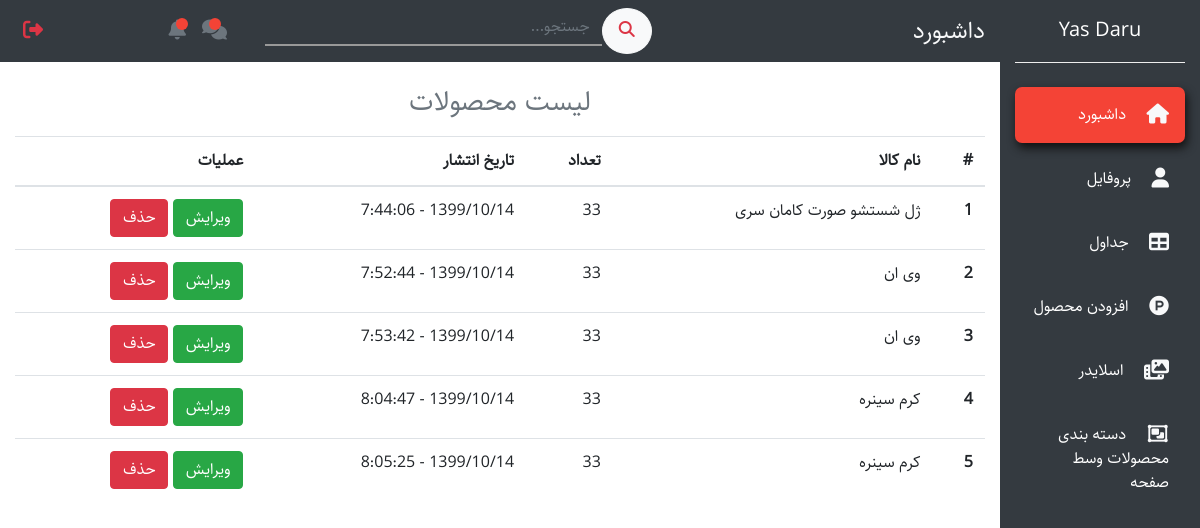
/dashboard/tables/ (signed in), run on an earlier commit of the app's database.
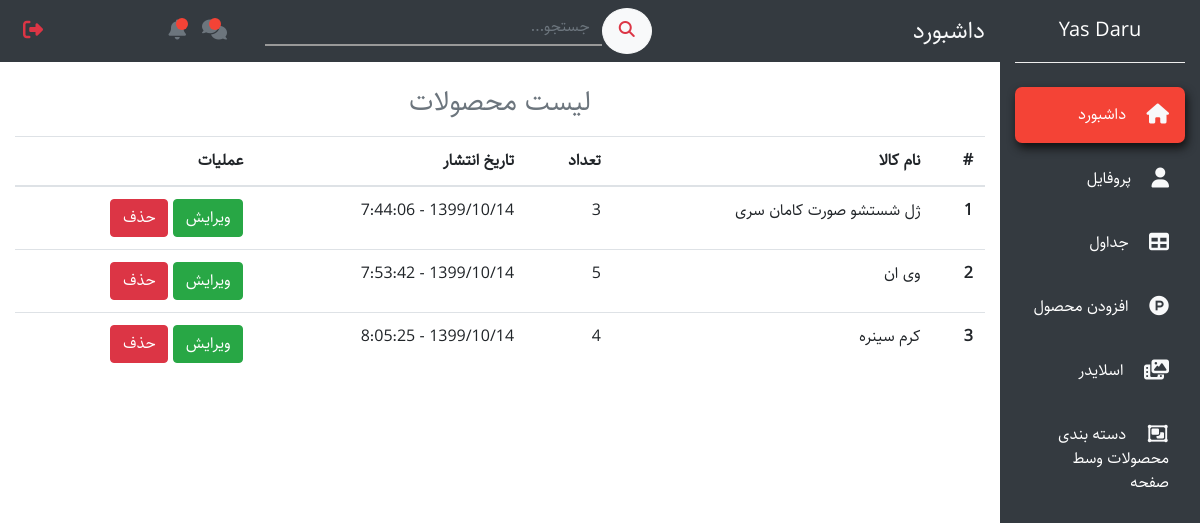
And on a later commit of the database.
### products/models.py (models this page shows, shortened)
class Product(models.Model):
    english_title       = models.CharField(max_length=200)
    persian_title       = models.CharField(max_length=200)
    brand_name          = models.CharField(max_length=200)
    price               = models.DecimalField(decimal_places=0, max_digits=30, default=100000)
    quantity            = models.PositiveIntegerField(default='1')
    slug                = models.SlugField(max_length=250, blank=True, null=True)
    active              = models.BooleanField(default=True)
    featured            = models.BooleanField(default=False)
    image               = models.ImageField(upload_to='products_pics', null=True, blank=True)
    date                = models.CharField(max_length=200, default=shamsi_date)
    category            = models.ForeignKey(Category, models.SET_NULL, null=True, blank=True)
    sub_category        = models.ForeignKey(SubCategory, models.SET_NULL, null=True, blank=True)
    description         = models.ForeignKey(StandardDescription, models.SET_NULL, null=True, blank=True)
    image_medium = ImageSpecField(source='image',
                                  processors=[Thumbnail(120, 120)],
                                  format='JPEG',
                                  options={'quality': 60})
    image_small = ImageSpecField(source='image',
                                 processors=[Thumbnail(50, 50)],
                                 format='JPEG',
                                 options={'quality': 60})

### dashboard/views.py (the view)
# urls.py: path('tables/', tables, name='tables'),
@staff_member_required
def tables(request):
    products = Product.objects.all()
    return render(request, 'dashboard/tables.html', {'products': products})

### accounts/models.py (called while the page is built)
    @property
    def is_staff(self):
        return self.is_admin

### carts/models.py (called while the page is built, shortened)
    def new_or_get(self, request):
        if request.user.is_authenticated:
            user = request.user
            order_obj, created = Order.objects.get_or_create(user=user, status='pending')
            session_order_id = request.session.get('order_id', None)
        else:
            order_obj, created = Order.objects.get_or_create(user=None, status='pending')
            request.session['order_id'] = order_obj.id
        return order_obj, created

### main/context_processors.py (called while the page is built)
def general_context(request):
    cart_obj, new_obj = Order.objects.new_or_get(request)
    return {
                'cart': cart_obj,
            }

### dashboard/templates/dashboard/tables.html
{% extends 'dashboard/base.html' %}
{% block content %}
  <section id="tables1">
    <div class="container-fluid">
      <div class="row mb-5">
        <div class="col-xl-10 col-lg-9 col-md-8 mr-auto">
          <div class="row">
            <div class="col-12">
              <h3 class="text-muted text-center mb-3">لیست محصولات</h3>
            </div>
            <div class="col-12">
              <table class="table">
                <thead>
                  <tr>
                    <th scope="col">#</th>
                    <th scope="col">نام کالا</th>
                    <th scope="col">تعداد</th>
                    <th scope="col">تاریخ انتشار</th>
                    <th scope="col">عملیات</th>
                  </tr>
                </thead>
                <tbody>
                  {% for product in products %}
                  <tr>
                      <th scope="row">{{ forloop.counter }}</th>
                      <td>{{ product.persian_title }}</td>
                      <td>{{ product.quantity }}</td>
                      <td>{{ product.date }}</td>
                      <td>
                        <a class="btn btn-success" href="{% url 'dashboard:edit-product' product.pk %}">ویرایش</a>
                        <a class="btn btn-danger" href="{% url 'dashboard:delete-product' product.pk %}">حذف</a>
                      </td>
                  </tr>
                  {% endfor %}
                </tbody>
              </table>
            </div>
          </div>
        </div>
      </div>
    </div>
  </section>
{% endblock %}

### dashboard/templates/dashboard/base.html (shortened to what this page needs)
{% load static %}
{% if user.is_staff %}
<!DOCTYPE html>
<html lang="en">
<head>
  <link rel="stylesheet" href="https://stackpath.bootstrapcdn.com/bootstrap/4.5.0/css/bootstrap.min.css">
  <link rel="stylesheet" href="{% static 'dashboard/css/styleAdmin.css' %}">
  <link rel="stylesheet" href="{% static 'dashboard/js/jquery-ui.css' %}">
</head>
<body>
    <nav class="navbar navbar-expand-md navbar-light">
      <div class="collapse navbar-collapse" id="myNavbar">
        <div class="container-fluid">
          <div class="row">
            <div class="col-xl-2 col-lg-3 col-md-4 bg-dark text-white sidebar fixed-top">
              <a href="{% url 'main:home' %}" class="navbar-brand d-block text-white mx-auto text-center py-3 mb-4 bottom-border">Yas Daru</a>
              <ul class="navbar-nav flex-column mt-4" id="ul1">
                <li class="nav-item" id="dashboard">
                  <a href="admin.html" class="nav-link text-white p-3 mb-2 current">
                    <i class="fas fa-home text-light fa-lg ml-3"></i>
                    داشبورد
                  </a>
                </li>
                <li class="nav-item" id="profile1">
                  <a href="#" class="nav-link text-white p-3 mb-2 sidebar-link">
                    <i class="fas fa-user text-light fa-lg ml-3"></i>
                    پروفایل
                  </a>
                </li>
                <li class="nav-item" id="table2">
                  <a href="{% url 'dashboard:tables' %}" class="nav-link text-white p-3 mb-2 sidebar-link">
                    <i class="fas fa-table text-light fa-lg ml-3"></i>
                    جداول
                  </a>
                </li>
                <li class="nav-item" id="attachProduct">
                  <a href="{% url 'dashboard:add-product' %}" class="nav-link text-white p-3 mb-2 sidebar-link">
                    <i class="fab fa-product-hunt text-light fa-lg ml-3"></i>
                    افزودن محصول
                  </a>
                </li>
                <li class="nav-item" id="accordion">
                  <a href="#setSlider1" class="nav-link text-white p-3 mb-2 sidebar-link" data-toggle="collapse">
                    <i class="fas fa-photo-video text-light fa-lg ml-3"></i>
                   اسلایدر
                  </a>
                </li>
                <li class="nav-item" id="showCategory">
                  <a href="sortProDash.html" class="nav-link text-white p-3 mb-2 sidebar-link">
                    <i class="far fa-object-group text-light fa-lg ml-3"></i>
                    دسته بندی محصولات وسط صفحه
                  </a>
                </li>
              </ul>
            </div>
            <div class="col-xl-10 col-lg-9 col-md-8 mr-auto bg-dark fixed-top top-navbar py-2">
              <div class="row align-items-center">
                <div class="col-md-4">
                  <h4 class="text-light mb-0">داشبورد</h4>
                </div>
                <div class="col-md-5">
                  <form action="">
                    <div class="input-group">
                      <button type="button" class="btn btn-light search-button"><i class="fas fa-search text-danger"></i></button>
                      <input type="text" class="form-control search-input" placeholder="جستجو...">
                    </div>
                  </form>
                </div>
                <div class="col-md-3">
                  <ul class="navbar-nav">
                    <li class="nav-item icon-parent">
                      <a href="#" class="nav-link icon-bullet"><i class="fas fa-comments text-muted fa-lg"></i></a>
                    </li>
                    <li class="nav-item icon-parent">
                      <a href="#" class="nav-link icon-bullet"><i class="fas fa-bell text-muted fa-lg"></i></a>
                    </li>
                    <li class="nav-item mr-md-auto">
                      <a href="{% url 'accounts:logout' %}" class="nav-link"><i class="fas fa-sign-out-alt text-danger fa-lg"></i></a>
                    </li>
                  </ul>
                </div>
              </div>
            </div>
          </div>
        </div>
      </div>
    </nav>
    {% block content %}
    {% endblock %}
</body>
</html>
{% else %}
no access
{% endif %}

### static/dashboard/css/styleAdmin.css (style rules this page uses)
* { margin: 0; padding: 0; }
body { background: white; direction: rtl; text-align: right; font-family: Sahel; }
.sidebar { height: 100vh; }
.bottom-border { border-bottom: 1px groove #eee; }
.sidebar-link { transition: all 0.4s; }
.current { background-color: #f44336; border-radius: 7px; box-shadow: 2px 5px 10px #111; transition: all 0.3s; }
.search-input { background: transparent; border: none; border-radius: 0; border-bottom: 2px solid #999; transition: all 0.4s; }
.search-button { border-radius: 50%; padding: 10px 16px; transition: all 0.4s; }
.icon-parent { position: relative; }
.icon-bullet::after { content: ""; position: absolute; top: 7px; left: 15px; height: 12px; width: 12px; border-radius: 50%; background-color: #f44336; }
section { display: block; margin-top: 70px; }

What changed in the data, as far as the page shows it:
removed Product: persian_title "وی ان", quantity "33", date "1399/10/14 - 7:52:44"
removed Product: persian_title "کرم سینره", quantity "33", date "1399/10/14 - 8:04:47"
changed Product "ژل شستشو صورت کامان سری": quantity "33" → "3"
changed Product "وی ان": quantity "33" → "5"
changed Product "کرم سینره": quantity "33" → "4"
